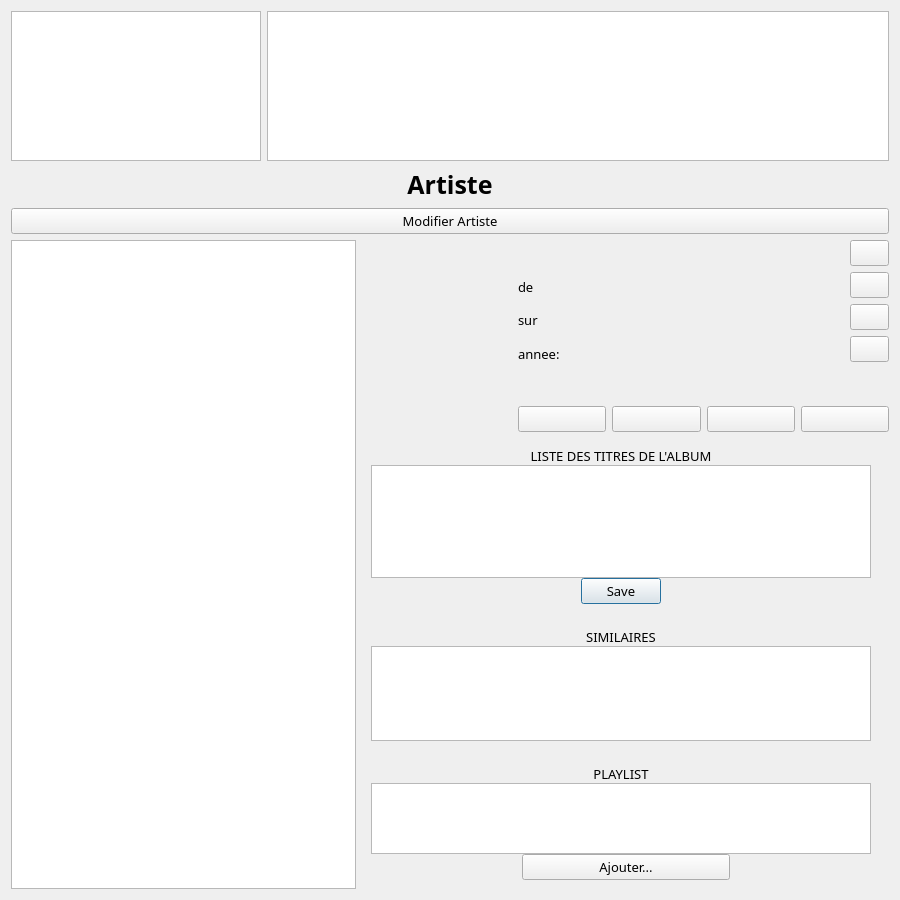
<?xml version="1.0" encoding="UTF-8"?>
<ui version="4.0">
 <class>OngletMP3</class>
 <widget class="QWidget" name="OngletMP3">
  <property name="geometry">
   <rect>
    <x>0</x>
    <y>0</y>
    <width>900</width>
    <height>900</height>
   </rect>
  </property>
  <property name="maximumSize">
   <size>
    <width>16777215</width>
    <height>1000</height>
   </size>
  </property>
  <property name="font">
   <font>
    <family>Myriad Pro</family>
    <pointsize>10</pointsize>
   </font>
  </property>
  <property name="windowTitle">
   <string>Form</string>
  </property>
  <property name="styleSheet">
   <string notr="true"/>
  </property>
  <layout class="QVBoxLayout" name="verticalLayout">
   <item>
    <layout class="QHBoxLayout" name="horizontalLayout">
     <item alignment="Qt::AlignLeft|Qt::AlignTop">
      <widget class="QListWidget" name="Categories">
       <property name="minimumSize">
        <size>
         <width>250</width>
         <height>150</height>
        </size>
       </property>
       <property name="maximumSize">
        <size>
         <width>250</width>
         <height>150</height>
        </size>
       </property>
       <property name="iconSize">
        <size>
         <width>50</width>
         <height>50</height>
        </size>
       </property>
       <property name="movement">
        <enum>QListView::Static</enum>
       </property>
       <property name="resizeMode">
        <enum>QListView::Adjust</enum>
       </property>
       <property name="viewMode">
        <enum>QListView::IconMode</enum>
       </property>
       <property name="uniformItemSizes">
        <bool>false</bool>
       </property>
      </widget>
     </item>
     <item>
      <widget class="QListWidget" name="ArtistesAnnees">
       <property name="minimumSize">
        <size>
         <width>0</width>
         <height>150</height>
        </size>
       </property>
       <property name="maximumSize">
        <size>
         <width>16777215</width>
         <height>150</height>
        </size>
       </property>
       <property name="verticalScrollBarPolicy">
        <enum>Qt::ScrollBarAlwaysOff</enum>
       </property>
       <property name="editTriggers">
        <set>QAbstractItemView::NoEditTriggers</set>
       </property>
       <property name="dragDropMode">
        <enum>QAbstractItemView::NoDragDrop</enum>
       </property>
       <property name="selectionBehavior">
        <enum>QAbstractItemView::SelectItems</enum>
       </property>
       <property name="iconSize">
        <size>
         <width>105</width>
         <height>107</height>
        </size>
       </property>
       <property name="movement">
        <enum>QListView::Static</enum>
       </property>
       <property name="flow">
        <enum>QListView::LeftToRight</enum>
       </property>
       <property name="isWrapping" stdset="0">
        <bool>false</bool>
       </property>
       <property name="resizeMode">
        <enum>QListView::Adjust</enum>
       </property>
       <property name="viewMode">
        <enum>QListView::IconMode</enum>
       </property>
       <property name="uniformItemSizes">
        <bool>true</bool>
       </property>
       <property name="wordWrap">
        <bool>false</bool>
       </property>
      </widget>
     </item>
    </layout>
   </item>
   <item>
    <widget class="QLabel" name="Artiste">
     <property name="font">
      <font>
       <pointsize>-1</pointsize>
       <weight>75</weight>
       <bold>true</bold>
      </font>
     </property>
     <property name="styleSheet">
      <string notr="true">font-size:25px;</string>
     </property>
     <property name="text">
      <string>Artiste</string>
     </property>
     <property name="alignment">
      <set>Qt::AlignCenter</set>
     </property>
    </widget>
   </item>
   <item>
    <widget class="QPushButton" name="ModifierArtiste">
     <property name="text">
      <string>Modifier Artiste</string>
     </property>
    </widget>
   </item>
   <item>
    <layout class="QHBoxLayout" name="horizontalLayout_4">
     <property name="sizeConstraint">
      <enum>QLayout::SetFixedSize</enum>
     </property>
     <item>
      <widget class="QTableWidget" name="AlbumsTitres">
       <property name="maximumSize">
        <size>
         <width>16777215</width>
         <height>16777215</height>
        </size>
       </property>
       <property name="baseSize">
        <size>
         <width>0</width>
         <height>0</height>
        </size>
       </property>
       <property name="sizeAdjustPolicy">
        <enum>QAbstractScrollArea::AdjustIgnored</enum>
       </property>
       <property name="editTriggers">
        <set>QAbstractItemView::NoEditTriggers</set>
       </property>
       <property name="selectionMode">
        <enum>QAbstractItemView::SingleSelection</enum>
       </property>
       <property name="iconSize">
        <size>
         <width>125</width>
         <height>125</height>
        </size>
       </property>
       <property name="showGrid">
        <bool>false</bool>
       </property>
       <property name="cornerButtonEnabled">
        <bool>false</bool>
       </property>
       <property name="rowCount">
        <number>0</number>
       </property>
       <attribute name="horizontalHeaderVisible">
        <bool>false</bool>
       </attribute>
       <attribute name="horizontalHeaderCascadingSectionResizes">
        <bool>false</bool>
       </attribute>
       <attribute name="horizontalHeaderDefaultSectionSize">
        <number>200</number>
       </attribute>
       <attribute name="horizontalHeaderMinimumSectionSize">
        <number>100</number>
       </attribute>
       <attribute name="horizontalHeaderShowSortIndicator" stdset="0">
        <bool>false</bool>
       </attribute>
       <attribute name="horizontalHeaderStretchLastSection">
        <bool>false</bool>
       </attribute>
       <attribute name="verticalHeaderVisible">
        <bool>false</bool>
       </attribute>
       <attribute name="verticalHeaderCascadingSectionResizes">
        <bool>false</bool>
       </attribute>
       <attribute name="verticalHeaderDefaultSectionSize">
        <number>30</number>
       </attribute>
       <attribute name="verticalHeaderHighlightSections">
        <bool>true</bool>
       </attribute>
       <attribute name="verticalHeaderMinimumSectionSize">
        <number>23</number>
       </attribute>
      </widget>
     </item>
     <item>
      <layout class="QVBoxLayout" name="verticalLayout_4">
       <property name="sizeConstraint">
        <enum>QLayout::SetDefaultConstraint</enum>
       </property>
       <item>
        <layout class="QHBoxLayout" name="horizontalLayout_3">
         <property name="sizeConstraint">
          <enum>QLayout::SetFixedSize</enum>
         </property>
         <item>
          <widget class="QLabel" name="Pochette">
           <property name="minimumSize">
            <size>
             <width>150</width>
             <height>150</height>
            </size>
           </property>
           <property name="maximumSize">
            <size>
             <width>150</width>
             <height>150</height>
            </size>
           </property>
           <property name="accessibleName">
            <string>Pochette</string>
           </property>
           <property name="styleSheet">
            <string notr="true"/>
           </property>
           <property name="text">
            <string/>
           </property>
          </widget>
         </item>
         <item>
          <layout class="QVBoxLayout" name="verticalLayout_8">
           <item>
            <layout class="QHBoxLayout" name="horizontalLayout_6">
             <item>
              <layout class="QVBoxLayout" name="verticalLayout_5">
               <item>
                <widget class="QLabel" name="Piste">
                 <property name="minimumSize">
                  <size>
                   <width>50</width>
                   <height>0</height>
                  </size>
                 </property>
                 <property name="maximumSize">
                  <size>
                   <width>50</width>
                   <height>16777215</height>
                  </size>
                 </property>
                 <property name="text">
                  <string/>
                 </property>
                </widget>
               </item>
               <item>
                <widget class="QLabel" name="De">
                 <property name="minimumSize">
                  <size>
                   <width>50</width>
                   <height>0</height>
                  </size>
                 </property>
                 <property name="maximumSize">
                  <size>
                   <width>50</width>
                   <height>16777215</height>
                  </size>
                 </property>
                 <property name="styleSheet">
                  <string notr="true">color: black;</string>
                 </property>
                 <property name="text">
                  <string>de</string>
                 </property>
                </widget>
               </item>
               <item>
                <widget class="QLabel" name="Sur">
                 <property name="minimumSize">
                  <size>
                   <width>50</width>
                   <height>0</height>
                  </size>
                 </property>
                 <property name="maximumSize">
                  <size>
                   <width>50</width>
                   <height>16777215</height>
                  </size>
                 </property>
                 <property name="styleSheet">
                  <string notr="true">color: black;</string>
                 </property>
                 <property name="text">
                  <string>sur</string>
                 </property>
                </widget>
               </item>
               <item>
                <widget class="QLabel" name="label">
                 <property name="styleSheet">
                  <string notr="true">color: black;</string>
                 </property>
                 <property name="text">
                  <string>annee:</string>
                 </property>
                </widget>
               </item>
               <item>
                <widget class="QLabel" name="Vide">
                 <property name="minimumSize">
                  <size>
                   <width>50</width>
                   <height>0</height>
                  </size>
                 </property>
                 <property name="maximumSize">
                  <size>
                   <width>50</width>
                   <height>16777215</height>
                  </size>
                 </property>
                 <property name="text">
                  <string/>
                 </property>
                </widget>
               </item>
              </layout>
             </item>
             <item>
              <layout class="QVBoxLayout" name="verticalLayout_2">
               <item>
                <widget class="QLabel" name="Titre">
                 <property name="minimumSize">
                  <size>
                   <width>270</width>
                   <height>0</height>
                  </size>
                 </property>
                 <property name="maximumSize">
                  <size>
                   <width>270</width>
                   <height>16777215</height>
                  </size>
                 </property>
                 <property name="text">
                  <string/>
                 </property>
                </widget>
               </item>
               <item>
                <widget class="QLabel" name="NomArtiste">
                 <property name="minimumSize">
                  <size>
                   <width>270</width>
                   <height>0</height>
                  </size>
                 </property>
                 <property name="maximumSize">
                  <size>
                   <width>270</width>
                   <height>16777215</height>
                  </size>
                 </property>
                 <property name="text">
                  <string/>
                 </property>
                </widget>
               </item>
               <item>
                <widget class="QLabel" name="NomAlbum">
                 <property name="minimumSize">
                  <size>
                   <width>270</width>
                   <height>0</height>
                  </size>
                 </property>
                 <property name="maximumSize">
                  <size>
                   <width>270</width>
                   <height>16777215</height>
                  </size>
                 </property>
                 <property name="text">
                  <string/>
                 </property>
                </widget>
               </item>
               <item>
                <widget class="QLabel" name="Annee">
                 <property name="minimumSize">
                  <size>
                   <width>270</width>
                   <height>0</height>
                  </size>
                 </property>
                 <property name="maximumSize">
                  <size>
                   <width>270</width>
                   <height>16777215</height>
                  </size>
                 </property>
                 <property name="text">
                  <string/>
                 </property>
                </widget>
               </item>
               <item>
                <widget class="QLabel" name="Mp3Phys">
                 <property name="minimumSize">
                  <size>
                   <width>270</width>
                   <height>0</height>
                  </size>
                 </property>
                 <property name="maximumSize">
                  <size>
                   <width>270</width>
                   <height>16777215</height>
                  </size>
                 </property>
                 <property name="accessibleName">
                  <string>MP3Phys</string>
                 </property>
                 <property name="styleSheet">
                  <string notr="true"/>
                 </property>
                 <property name="text">
                  <string/>
                 </property>
                </widget>
               </item>
              </layout>
             </item>
             <item>
              <layout class="QVBoxLayout" name="verticalLayout_9">
               <item>
                <widget class="QPushButton" name="LireMP3">
                 <property name="toolTip">
                  <string>Lire MP3 (Maj+L)</string>
                 </property>
                 <property name="accessibleName">
                  <string>raccourcis</string>
                 </property>
                 <property name="styleSheet">
                  <string notr="true"/>
                 </property>
                 <property name="text">
                  <string/>
                 </property>
                 <property name="icon">
                  <iconset resource="IconesMenu.qrc">
                   <normaloff>:/MP3/lire</normaloff>:/MP3/lire</iconset>
                 </property>
                 <property name="shortcut">
                  <string>Shift+L</string>
                 </property>
                </widget>
               </item>
               <item>
                <widget class="QPushButton" name="LireArtiste">
                 <property name="toolTip">
                  <string>Lire Artiste (Maj + R)</string>
                 </property>
                 <property name="accessibleName">
                  <string>raccourcis</string>
                 </property>
                 <property name="styleSheet">
                  <string notr="true"/>
                 </property>
                 <property name="text">
                  <string/>
                 </property>
                 <property name="icon">
                  <iconset resource="IconesMenu.qrc">
                   <normaloff>:/MP3/lire</normaloff>:/MP3/lire</iconset>
                 </property>
                 <property name="shortcut">
                  <string>Shift+R</string>
                 </property>
                </widget>
               </item>
               <item>
                <widget class="QPushButton" name="LireAlbum">
                 <property name="toolTip">
                  <string>Lire Album ( Maj + AB )</string>
                 </property>
                 <property name="accessibleName">
                  <string>raccourcis</string>
                 </property>
                 <property name="styleSheet">
                  <string notr="true"/>
                 </property>
                 <property name="text">
                  <string/>
                 </property>
                 <property name="icon">
                  <iconset resource="IconesMenu.qrc">
                   <normaloff>:/MP3/lire</normaloff>:/MP3/lire</iconset>
                 </property>
                 <property name="shortcut">
                  <string>Shift+B</string>
                 </property>
                </widget>
               </item>
               <item>
                <widget class="QPushButton" name="LireAnnee">
                 <property name="toolTip">
                  <string>Lire Annee ( Maj +A )</string>
                 </property>
                 <property name="accessibleName">
                  <string>raccourcis</string>
                 </property>
                 <property name="styleSheet">
                  <string notr="true"/>
                 </property>
                 <property name="text">
                  <string/>
                 </property>
                 <property name="icon">
                  <iconset resource="IconesMenu.qrc">
                   <normaloff>:/MP3/lire</normaloff>:/MP3/lire</iconset>
                 </property>
                 <property name="shortcut">
                  <string>Shift+A</string>
                 </property>
                </widget>
               </item>
               <item>
                <widget class="QLabel" name="label_3">
                 <property name="minimumSize">
                  <size>
                   <width>32</width>
                   <height>32</height>
                  </size>
                 </property>
                 <property name="maximumSize">
                  <size>
                   <width>32</width>
                   <height>32</height>
                  </size>
                 </property>
                 <property name="text">
                  <string/>
                 </property>
                </widget>
               </item>
              </layout>
             </item>
            </layout>
           </item>
           <item>
            <layout class="QHBoxLayout" name="horizontalLayout_5">
             <item>
              <widget class="QPushButton" name="DialogueLecteurAnnee">
               <property name="toolTip">
                <string>Lecteur : Choisir une année...</string>
               </property>
               <property name="accessibleName">
                <string>raccourcis</string>
               </property>
               <property name="styleSheet">
                <string notr="true"/>
               </property>
               <property name="text">
                <string/>
               </property>
               <property name="icon">
                <iconset resource="IconesMenu.qrc">
                 <normaloff>:/MP3/lire</normaloff>:/MP3/lire</iconset>
               </property>
              </widget>
             </item>
             <item>
              <widget class="QPushButton" name="CopierMP3">
               <property name="toolTip">
                <string>Copier MP3</string>
               </property>
               <property name="accessibleName">
                <string>raccourcis</string>
               </property>
               <property name="styleSheet">
                <string notr="true"/>
               </property>
               <property name="text">
                <string/>
               </property>
               <property name="icon">
                <iconset resource="IconesMenu.qrc">
                 <normaloff>:/MP3/copier</normaloff>:/MP3/copier</iconset>
               </property>
              </widget>
             </item>
             <item>
              <widget class="QPushButton" name="Tag">
               <property name="toolTip">
                <string>Editer Tag</string>
               </property>
               <property name="accessibleName">
                <string>raccourcis</string>
               </property>
               <property name="styleSheet">
                <string notr="true"/>
               </property>
               <property name="text">
                <string/>
               </property>
               <property name="icon">
                <iconset resource="IconesMenu.qrc">
                 <normaloff>:/MP3/tag</normaloff>:/MP3/tag</iconset>
               </property>
              </widget>
             </item>
             <item>
              <widget class="QPushButton" name="Playlist">
               <property name="toolTip">
                <string>Ajouter Playlist</string>
               </property>
               <property name="accessibleName">
                <string>raccourcis</string>
               </property>
               <property name="styleSheet">
                <string notr="true"/>
               </property>
               <property name="text">
                <string/>
               </property>
               <property name="icon">
                <iconset resource="IconesMenu.qrc">
                 <normaloff>:/MP3/playlist</normaloff>:/MP3/playlist</iconset>
               </property>
              </widget>
             </item>
            </layout>
           </item>
          </layout>
         </item>
        </layout>
       </item>
       <item>
        <widget class="QWidget" name="TitresAlb" native="true">
         <property name="maximumSize">
          <size>
           <width>550</width>
           <height>16777215</height>
          </size>
         </property>
         <layout class="QVBoxLayout" name="verticalLayout_7">
          <property name="spacing">
           <number>0</number>
          </property>
          <item>
           <widget class="QLabel" name="label_10">
            <property name="minimumSize">
             <size>
              <width>500</width>
              <height>0</height>
             </size>
            </property>
            <property name="maximumSize">
             <size>
              <width>500</width>
              <height>16777215</height>
             </size>
            </property>
            <property name="accessibleName">
             <string>TitreWidget</string>
            </property>
            <property name="styleSheet">
             <string notr="true"/>
            </property>
            <property name="text">
             <string>LISTE DES TITRES DE L'ALBUM</string>
            </property>
            <property name="alignment">
             <set>Qt::AlignCenter</set>
            </property>
           </widget>
          </item>
          <item>
           <widget class="QListWidget" name="Titres">
            <property name="minimumSize">
             <size>
              <width>500</width>
              <height>0</height>
             </size>
            </property>
            <property name="maximumSize">
             <size>
              <width>500</width>
              <height>16777215</height>
             </size>
            </property>
            <property name="editTriggers">
             <set>QAbstractItemView::NoEditTriggers</set>
            </property>
            <property name="selectionMode">
             <enum>QAbstractItemView::NoSelection</enum>
            </property>
           </widget>
          </item>
          <item>
           <widget class="QDialogButtonBox" name="buttonBox">
            <property name="maximumSize">
             <size>
              <width>500</width>
              <height>16777215</height>
             </size>
            </property>
            <property name="standardButtons">
             <set>QDialogButtonBox::Save</set>
            </property>
            <property name="centerButtons">
             <bool>true</bool>
            </property>
           </widget>
          </item>
         </layout>
        </widget>
       </item>
       <item>
        <widget class="QWidget" name="Simi" native="true">
         <property name="maximumSize">
          <size>
           <width>550</width>
           <height>16777215</height>
          </size>
         </property>
         <layout class="QVBoxLayout" name="verticalLayout_3">
          <property name="spacing">
           <number>0</number>
          </property>
          <item>
           <widget class="QLabel" name="label_8">
            <property name="minimumSize">
             <size>
              <width>500</width>
              <height>0</height>
             </size>
            </property>
            <property name="maximumSize">
             <size>
              <width>500</width>
              <height>16777215</height>
             </size>
            </property>
            <property name="accessibleName">
             <string>TitreWidget</string>
            </property>
            <property name="styleSheet">
             <string notr="true"/>
            </property>
            <property name="text">
             <string>SIMILAIRES</string>
            </property>
            <property name="alignment">
             <set>Qt::AlignCenter</set>
            </property>
           </widget>
          </item>
          <item>
           <widget class="QListWidget" name="Similaires">
            <property name="minimumSize">
             <size>
              <width>500</width>
              <height>0</height>
             </size>
            </property>
            <property name="maximumSize">
             <size>
              <width>500</width>
              <height>175</height>
             </size>
            </property>
            <property name="iconSize">
             <size>
              <width>75</width>
              <height>75</height>
             </size>
            </property>
            <property name="gridSize">
             <size>
              <width>115</width>
              <height>115</height>
             </size>
            </property>
            <property name="viewMode">
             <enum>QListView::IconMode</enum>
            </property>
           </widget>
          </item>
         </layout>
        </widget>
       </item>
       <item>
        <spacer name="verticalSpacer_2">
         <property name="orientation">
          <enum>Qt::Vertical</enum>
         </property>
         <property name="sizeHint" stdset="0">
          <size>
           <width>20</width>
           <height>40</height>
          </size>
         </property>
        </spacer>
       </item>
       <item>
        <widget class="QWidget" name="Play" native="true">
         <property name="maximumSize">
          <size>
           <width>550</width>
           <height>16777215</height>
          </size>
         </property>
         <layout class="QVBoxLayout" name="verticalLayout_6">
          <property name="spacing">
           <number>0</number>
          </property>
          <item>
           <widget class="QLabel" name="label_9">
            <property name="minimumSize">
             <size>
              <width>500</width>
              <height>0</height>
             </size>
            </property>
            <property name="maximumSize">
             <size>
              <width>500</width>
              <height>16777215</height>
             </size>
            </property>
            <property name="accessibleName">
             <string>TitreWidget</string>
            </property>
            <property name="styleSheet">
             <string notr="true"/>
            </property>
            <property name="text">
             <string>PLAYLIST</string>
            </property>
            <property name="alignment">
             <set>Qt::AlignCenter</set>
            </property>
           </widget>
          </item>
          <item>
           <widget class="QListWidget" name="Playlists">
            <property name="minimumSize">
             <size>
              <width>500</width>
              <height>0</height>
             </size>
            </property>
            <property name="maximumSize">
             <size>
              <width>500</width>
              <height>150</height>
             </size>
            </property>
            <property name="iconSize">
             <size>
              <width>100</width>
              <height>100</height>
             </size>
            </property>
           </widget>
          </item>
          <item>
           <layout class="QHBoxLayout" name="horizontalLayout_2">
            <item>
             <spacer name="horizontalSpacer">
              <property name="orientation">
               <enum>Qt::Horizontal</enum>
              </property>
              <property name="sizeHint" stdset="0">
               <size>
                <width>40</width>
                <height>20</height>
               </size>
              </property>
             </spacer>
            </item>
            <item>
             <widget class="QPushButton" name="Bouton_Playlist">
              <property name="styleSheet">
               <string notr="true">width: 200px;</string>
              </property>
              <property name="text">
               <string>Ajouter...</string>
              </property>
             </widget>
            </item>
            <item>
             <spacer name="horizontalSpacer_2">
              <property name="orientation">
               <enum>Qt::Horizontal</enum>
              </property>
              <property name="sizeHint" stdset="0">
               <size>
                <width>40</width>
                <height>20</height>
               </size>
              </property>
             </spacer>
            </item>
           </layout>
          </item>
         </layout>
        </widget>
       </item>
      </layout>
     </item>
    </layout>
   </item>
  </layout>
 </widget>
 <resources>
  <include location="IconesMenu.qrc"/>
 </resources>
 <connections/>
</ui>
